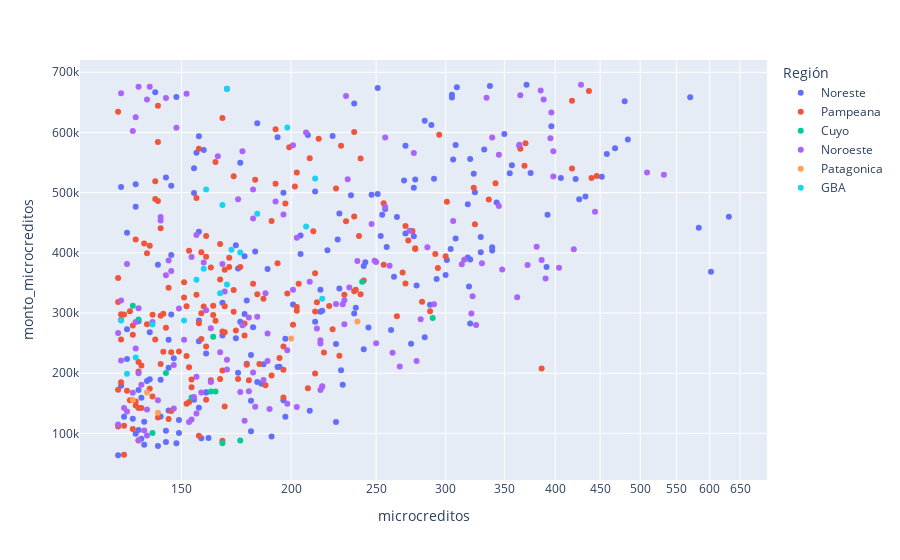

Source (notebook cell):
### Code cell
import plotly.express as px
fig = px.scatter(df, x="microcreditos", y="monto_microcreditos", color="Región",
hover_name="Región", log_x=True, size_max=60)
fig.show()

### Figure 1 — Plotly figure (JSON) as saved in the notebook; plotly's stock layout.template omitted (floating-point values rounded to 4 significant figures; data arrays with more than 128 entries replaced by an {"elided": "..."} marker saying what was removed)
{"data": [{"hovertemplate": "<b>%{hovertext}</b><br><br>Región=Noreste<br>microcreditos=%{x}<br>monto_microcreditos=%{y}<extra></extra>", "hovertext": {"elided": "183 str values"}, "legendgroup": "Noreste", "marker": {"color": "#636efa", "symbol": "circle"}, "mode": "markers", "name": "Noreste", "orientation": "v", "showlegend": true, "type": "scatter", "x": {"elided": "183 int values"}, "xaxis": "x", "y": {"elided": "183 float values"}, "yaxis": "y"}, {"hovertemplate": "<b>%{hovertext}</b><br><br>Región=Pampeana<br>microcreditos=%{x}<br>monto_microcreditos=%{y}<extra></extra>", "hovertext": {"elided": "182 str values"}, "legendgroup": "Pampeana", "marker": {"color": "#EF553B", "symbol": "circle"}, "mode": "markers", "name": "Pampeana", "orientation": "v", "showlegend": true, "type": "scatter", "x": {"elided": "182 int values"}, "xaxis": "x", "y": {"elided": "182 float values"}, "yaxis": "y"}, {"hovertemplate": "<b>%{hovertext}</b><br><br>Región=Cuyo<br>microcreditos=%{x}<br>monto_microcreditos=%{y}<extra></extra>", "hovertext": ["Cuyo", "Cuyo", "Cuyo", "Cuyo", "Cuyo", "Cuyo", "Cuyo", "Cuyo", "Cuyo", "Cuyo", "Cuyo", "Cuyo"], "legendgroup": "Cuyo", "marker": {"color": "#00cc96", "symbol": "circle"}, "mode": "markers", "name": "Cuyo", "orientation": "v", "showlegend": true, "type": "scatter", "x": [175, 167, 164, 290, 139, 144, 162, 154, 134, 163, 241, 132], "xaxis": "x", "y": [88000, 83500, 169750, 291750, 100500, 200400, 169550, 159600, 289200, 260400, 351900, 312100], "yaxis": "y"}, {"hovertemplate": "<b>%{hovertext}</b><br><br>Región=Noroeste<br>microcreditos=%{x}<br>monto_microcreditos=%{y}<extra></extra>", "hovertext": {"elided": "142 str values"}, "legendgroup": "Noroeste", "marker": {"color": "#ab63fa", "symbol": "circle"}, "mode": "markers", "name": "Noroeste", "orientation": "v", "showlegend": true, "type": "scatter", "x": {"elided": "142 int values"}, "xaxis": "x", "y": {"elided": "142 float values"}, "yaxis": "y"}, {"hovertemplate": "<b>%{hovertext}</b><br><br>Región=Patagonica<br>microcreditos=%{x}<br>monto_microcreditos=%{y}<extra></extra>", "hovertext": ["Patagonica", "Patagonica", "Patagonica", "Patagonica", "Patagonica"], "legendgroup": "Patagonica", "marker": {"color": "#FFA15A", "symbol": "circle"}, "mode": "markers", "name": "Patagonica", "orientation": "v", "showlegend": true, "type": "scatter", "x": [132, 141, 200, 238, 137], "xaxis": "x", "y": [155500.0, 134200, 257700, 285950, 168100], "yaxis": "y"}, {"hovertemplate": "<b>%{hovertext}</b><br><br>Región=GBA<br>microcreditos=%{x}<br>monto_microcreditos=%{y}<extra></extra>", "hovertext": ["GBA", "GBA", "GBA", "GBA", "GBA", "GBA", "GBA", "GBA", "GBA", "GBA", "GBA", "GBA", "GBA", "GBA", "GBA", "GBA", "GBA", "GBA", "GBA"], "legendgroup": "GBA", "marker": {"color": "#19d3f3", "symbol": "circle"}, "mode": "markers", "name": "GBA", "orientation": "v", "showlegend": true, "type": "scatter", "x": [130, 151, 139, 133, 166, 217, 156, 208, 213, 175, 183, 159, 169, 128, 171, 167, 160, 169, 198], "xaxis": "x", "y": [198900.0, 287500.0, 280800.0, 226268, 333000.0, 323700.0, 355500.0, 443800.0, 523300.0, 400400.0, 464800.0, 373700.0, 347300.0, 287700.0, 405100.0, 479500.0, 505400.0, 672300.0, 608200.0], "yaxis": "y"}], "layout": {"legend": {"title": {"text": "Región"}, "tracegroupgap": 0}, "margin": {"t": 60}, "xaxis": {"anchor": "y", "domain": [0, 1], "title": {"text": "microcreditos"}, "type": "log"}, "yaxis": {"anchor": "x", "domain": [0, 1], "title": {"text": "monto_microcreditos"}}}}
